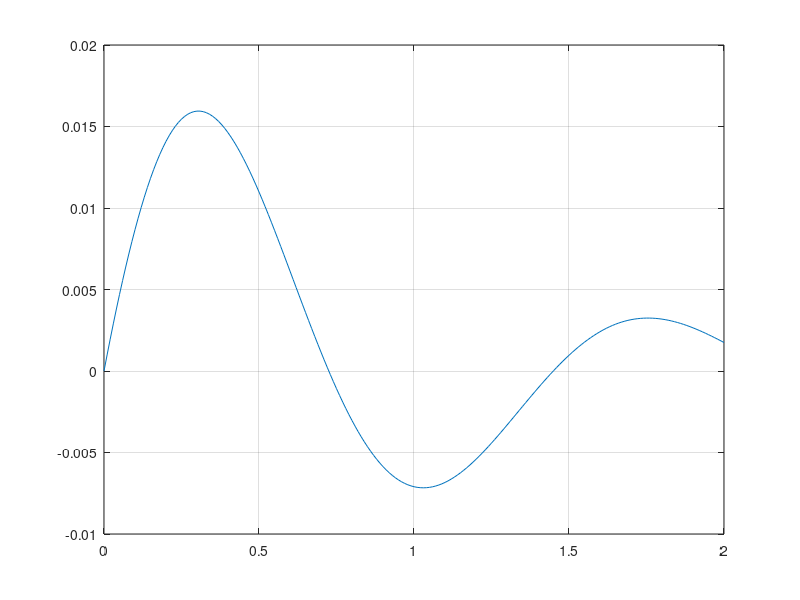

The MATLAB source for this figure:
function t = monte_seq(nReps, nSteps)
% Monte-Carlo example, scalar
% parameters:
%    nReps     number of repetitions with varying d
%    nSteps    number of time steps

if nargin < 2
  nReps = 1000;
  nSteps = 200;
end

tic;
% given parameters
d0 = 800;
d1 = 1200;
x0 = 0;
v0 = 0.1;
tEnd = 2;

% other parameters
dtOut = tEnd/nSteps;
tP = (0:dtOut:tEnd)';

% compute all d's
d = (d1 - d0)*rand(nReps, 1) + d0;

% compute all results and the mean
xM = zeros(length(tP), 1);
for I=1:nReps
  f = @(t,y) dampOde(t,y,d(I));
  [tP,y] = ode45(f, tP, [x0, v0]);
  xM = xM + y(:,1);
end
xM = xM/nReps;
t = toc;

% plot mean result
plot(tP, xM)
grid("on")

%-------------------------------------------------------------
function dy = dampOde(t, y, d)
% DGL of the damped oscillator with damping constant d
m = 450;
k = 9000;

dy1 = y(2);
dy2 = -(k/m)*y(1) - (d/m)*y(2);

dy = [dy1; dy2];
